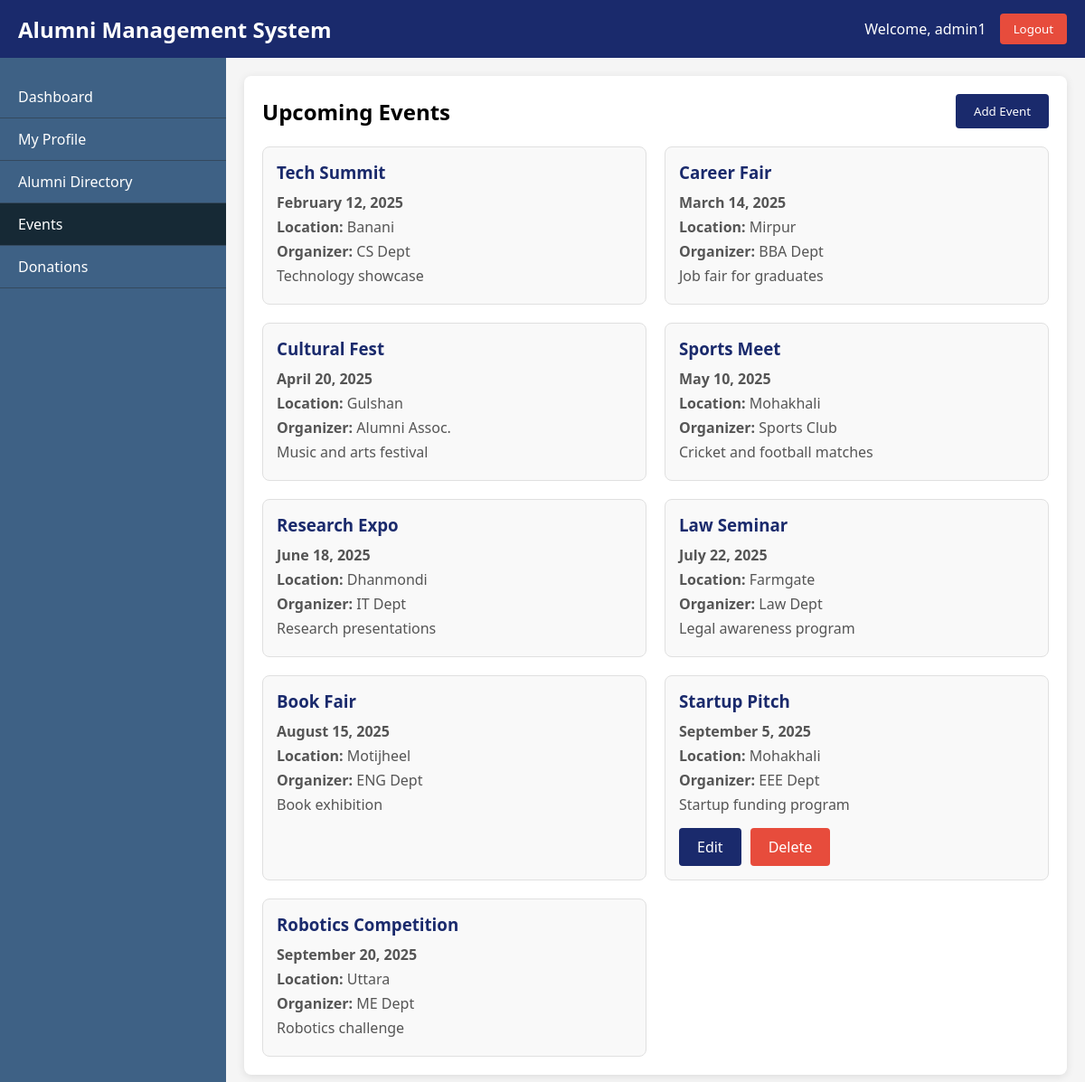
Screenshot of /events.php (signed in) with the database file from the repository.
### tables this page shows
CREATE TABLE `events` (
  `EventID` int(11) NOT NULL,
  `EventName` varchar(100) NOT NULL,
  `AlumniID` varchar(50) DEFAULT NULL,
  `Date` date NOT NULL,
  `Location` varchar(200) DEFAULT NULL,
  `Organizer` varchar(100) DEFAULT NULL,
  `Description` text DEFAULT NULL,
  `CreatedAt` timestamp NOT NULL DEFAULT current_timestamp()
);

### events.php (the view, shortened to what this page needs)
<?php
include 'db.php';
$user_id = $_SESSION['user_id'];
$sql_user = "SELECT AlumniID FROM Alumni WHERE UserID = ?";
$stmt_user = $conn->prepare($sql_user);
$stmt_user->bind_param("i", $user_id);
$stmt_user->execute();
$result_user = $stmt_user->get_result();
if ($result_user->num_rows > 0) {
    $user_data = $result_user->fetch_assoc();
    $current_alumni_id = $user_data['AlumniID'];
}
$sql = "SELECT e.EventID, e.EventName, e.Date, e.Location, e.Organizer, e.Description, e.AlumniID, a.AlumniName
        FROM Events e
        LEFT JOIN Alumni a ON e.AlumniID = a.AlumniID
        ORDER BY e.Date ASC";
$result = $conn->query($sql);
?>
<!DOCTYPE html>
<html lang="en">
<head>
</head>
<body>
    <div class="header">
        <div class="logo">Alumni Management System</div>
        <div class="user-info">
            <span>Welcome, <?php echo htmlspecialchars($_SESSION['username']); ?></span>
            <button class="logout-btn" onclick="window.location.href='logout.php'">Logout</button>
        </div>
    </div>
    <div class="container">
        <div class="sidebar">
            <ul class="sidebar-menu">
                <li onclick="window.location.href='home.php'">Dashboard</li>
                <li onclick="window.location.href='profile.php'">My Profile</li>
                <li onclick="window.location.href='alumni_directory.php'">Alumni Directory</li>
                <li class="active">Events</li>
                <li onclick="window.location.href='donations.php'">Donations</li>
            </ul>
        </div>
        <div class="content">
            <div class="events-card">
                <div class="events-header">
                    <h2>Upcoming Events</h2>
                    <button class="btn" onclick="window.location.href='add_event.php'">Add Event</button>
                </div>
                <div class="events-list">
                    <?php
                    if ($result->num_rows > 0) {
                        while($row = $result->fetch_assoc()) {
                            echo "<div class='event-card'>";
                            echo "<h3>" . htmlspecialchars($row['EventName']) . "</h3>";
                            echo "<p class='event-date'>" . date("F j, Y", strtotime($row['Date'])) . "</p>";
                            echo "<p><strong>Location:</strong> " . htmlspecialchars($row['Location']) . "</p>";
                            echo "<p><strong>Organizer:</strong> " . htmlspecialchars($row['Organizer']) . "</p>";
                            echo "<p>" . htmlspecialchars($row['Description']) . "</p>";
                            if ($row['AlumniID'] == $current_alumni_id) {
                                echo "<div class='event-actions'>";
                                echo "<a href='edit_event.php?id=" . urlencode($row['EventID']) . "' class='btn'>Edit</a>";
                                echo "<a href='delete_event.php?id=" . urlencode($row['EventID']) . "' class='btn btn-danger' onclick=\"return confirm('Are you sure you want to delete this event?');\">Delete</a>";
                                echo "</div>";
                            }
                            echo "</div>";
                        }
                    } else {
                        echo "<p>No upcoming events found.</p>";
                    }
                    ?>
                </div>
            </div>
        </div>
    </div>
</body>
</html>

### events.php (style rules this page uses)
* { box-sizing: border-box; font-family: 'Segoe UI', Tahoma, Geneva, Verdana, sans-serif; margin: 0; padding: 0; }
body { background-color: #f5f5f5; }
.header { background-color: #1a2a6c; color: white; padding: 15px 20px; display: flex; justify-content: space-between; align-items: center; }
.logo { font-size: 24px; font-weight: bold; }
.user-info { display: flex; align-items: center; }
.container { display: flex; min-height: calc(100vh - 70px); }
.sidebar { width: 250px; background-color: #3e6185ff; color: white; padding-top: 20px; }
.sidebar-menu { list-style: none; }
.sidebar-menu li { padding: 12px 20px; border-bottom: 1px solid #34495e; }
.sidebar-menu li.active { background-color: #162935ff; }
.content { flex: 1; padding: 20px; }
.events-card { background-color: white; border-radius: 8px; box-shadow: 0 2px 10px rgba(0, 0, 0, 0.1); padding: 20px; }
.events-header { display: flex; justify-content: space-between; align-items: center; margin-bottom: 20px; }
.btn { background-color: #1a2a6c; color: white; border: none; padding: 10px 20px; border-radius: 4px; cursor: pointer; text-decoration: none; display: inline-block; }
.btn-danger { background-color: #e74c3c; }
.events-list { display: grid; grid-template-columns: repeat(auto-fill, minmax(300px, 1fr)); gap: 20px; }
.event-card { border: 1px solid #e0e0e0; border-radius: 8px; padding: 15px; background-color: #f9f9f9; position: relative; }
.event-card h3 { color: #1a2a6c; margin-bottom: 10px; }
.event-card p { margin-bottom: 5px; color: #555; }
.event-date { font-weight: bold; color: #e74c3c; }
.event-actions { margin-top: 15px; display: flex; gap: 10px; }
.logout-btn { background-color: #e74c3c; color: white; border: none; padding: 8px 15px; border-radius: 4px; cursor: pointer; margin-left: 15px; }

### rows the page displays
events: EventName "Tech Summit", Date "February 12, 2025", Location "Banani", Organizer "CS Dept", Description "Technology showcase"
events: EventName "Career Fair", Date "March 14, 2025", Location "Mirpur", Organizer "BBA Dept", Description "Job fair for graduates"
events: EventName "Cultural Fest", Date "April 20, 2025", Location "Gulshan", Organizer "Alumni Assoc.", Description "Music and arts festival"
events: EventName "Sports Meet", Date "May 10, 2025", Location "Mohakhali", Organizer "Sports Club", Description "Cricket and football matches"
events: EventName "Research Expo", Date "June 18, 2025", Location "Dhanmondi", Organizer "IT Dept", Description "Research presentations"
events: EventName "Law Seminar", Date "July 22, 2025", Location "Farmgate", Organizer "Law Dept", Description "Legal awareness program"
events: EventName "Book Fair", Date "August 15, 2025", Location "Motijheel", Organizer "ENG Dept", Description "Book exhibition"
events: EventName "Startup Pitch", Date "September 5, 2025", Location "Mohakhali", Organizer "EEE Dept", Description "Startup funding program"
events: EventName "Robotics Competition", Date "September 20, 2025", Location "Uttara", Organizer "ME Dept", Description "Robotics challenge"

### other values shown
$_SESSION['username'] "admin1"
